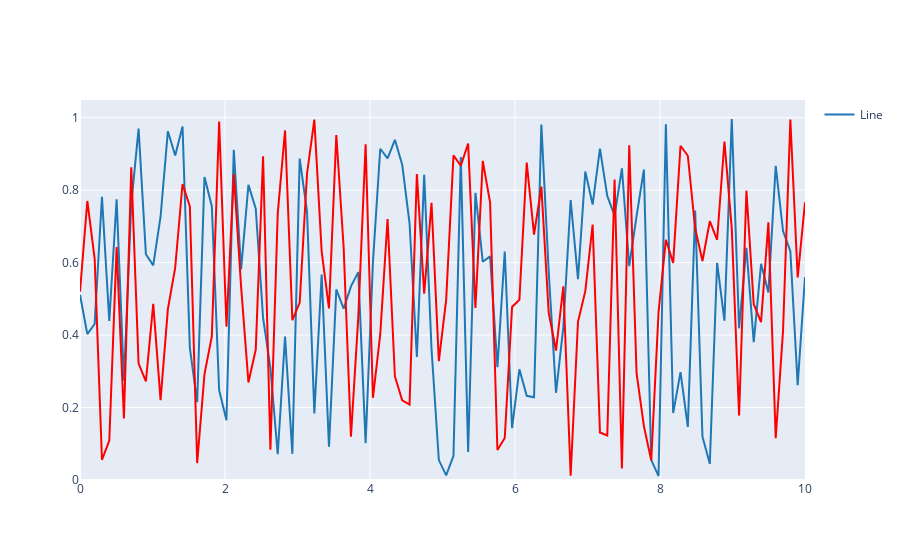

The code cell stored with this chart in its notebook:
### Code cell
x = np.linspace(0, 10, 100)
y = np.random.random(100)
df = pd.DataFrame({'x': x, 'y': y})

x = np.linspace(0, 10, 100)
y = np.random.random(100)
df2 = pd.DataFrame({'x': x, 'y': y})

ggplot(df, aes(x='x', y='y')) + geom_line() + geom_line(df2, aes(x='x', y='y', color='red'), name="Ben", showlegend=False)
